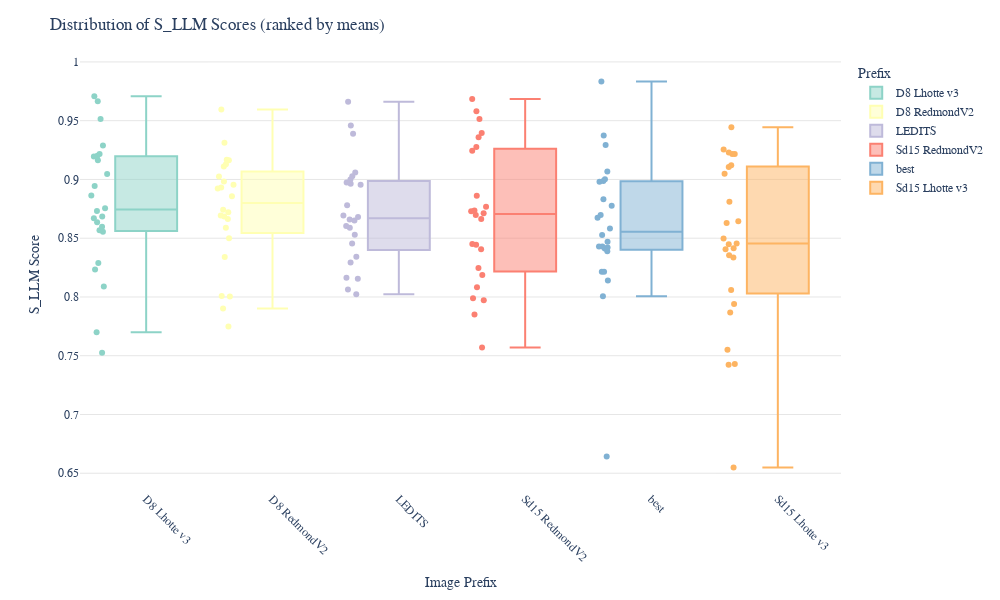

Notebook code for this chart:
### Code cell
import plotly.express as px
import pandas as pd

# Extract prefix from image names
df_gpt["Prefix"] = df_gpt["Image Name"].apply(lambda x: x.split('_')[0].split('-')[0])

# Sort prefixes by mean S_LLM
mean_scores = df_gpt.groupby("Prefix")["S_LLM"].mean().reset_index()
mean_scores = mean_scores.sort_values(by="S_LLM", ascending=False)
ordered_prefixes = mean_scores["Prefix"]

# Create a box plot with strip (jitter) plot overlay
fig = px.box(
    df_gpt,
    x="Prefix",
    y="S_LLM",
    points="all",  # Shows all points with jitter
    color="Prefix",  # Different color per prefix
    category_orders={"Prefix": ordered_prefixes},
    color_discrete_sequence=px.colors.qualitative.Set3,  # Vibrant distinct colors
)

# Customize layout
fig.update_layout(
    title="Distribution of S_LLM Scores (ranked by means)",
    xaxis_title="Image Prefix",
    yaxis_title="S_LLM Score",
    font=dict(family="serif"),
    xaxis=dict(tickangle=45),
    yaxis=dict(gridcolor="rgba(0,0,0,0.1)"),
    height=600,
    width=1000,
    plot_bgcolor="white",
    showlegend=True
)

fig.show()

### Figure 1 — Plotly figure (JSON) as saved in the notebook; plotly's stock layout.template omitted (floating-point values rounded to 4 significant figures)
{"data": [{"alignmentgroup": "True", "boxpoints": "all", "hovertemplate": "Prefix=%{x}<br>S_LLM=%{y}<extra></extra>", "legendgroup": "D8 Lhotte v3", "marker": {"color": "rgb(141,211,199)"}, "name": "D8 Lhotte v3", "notched": false, "offsetgroup": "D8 Lhotte v3", "orientation": "v", "showlegend": true, "type": "box", "x": ["D8 Lhotte v3", "D8 Lhotte v3", "D8 Lhotte v3", "D8 Lhotte v3", "D8 Lhotte v3", "D8 Lhotte v3", "D8 Lhotte v3", "D8 Lhotte v3", "D8 Lhotte v3", "D8 Lhotte v3", "D8 Lhotte v3", "D8 Lhotte v3", "D8 Lhotte v3", "D8 Lhotte v3", "D8 Lhotte v3", "D8 Lhotte v3", "D8 Lhotte v3", "D8 Lhotte v3", "D8 Lhotte v3", "D8 Lhotte v3", "D8 Lhotte v3", "D8 Lhotte v3", "D8 Lhotte v3", "D8 Lhotte v3"], "x0": " ", "xaxis": "x", "y": [0.9514, 0.9201, 0.9288, 0.7524, 0.8863, 0.8568, 0.8555, 0.9164, 0.8669, 0.8732, 0.77, 0.9046, 0.8233, 0.8636, 0.8945, 0.8597, 0.9665, 0.8089, 0.9217, 0.8685, 0.829, 0.9708, 0.9195, 0.8756], "y0": " ", "yaxis": "y"}, {"alignmentgroup": "True", "boxpoints": "all", "hovertemplate": "Prefix=%{x}<br>S_LLM=%{y}<extra></extra>", "legendgroup": "D8 RedmondV2", "marker": {"color": "rgb(255,255,179)"}, "name": "D8 RedmondV2", "notched": false, "offsetgroup": "D8 RedmondV2", "orientation": "v", "showlegend": true, "type": "box", "x": ["D8 RedmondV2", "D8 RedmondV2", "D8 RedmondV2", "D8 RedmondV2", "D8 RedmondV2", "D8 RedmondV2", "D8 RedmondV2", "D8 RedmondV2", "D8 RedmondV2", "D8 RedmondV2", "D8 RedmondV2", "D8 RedmondV2", "D8 RedmondV2", "D8 RedmondV2", "D8 RedmondV2", "D8 RedmondV2", "D8 RedmondV2", "D8 RedmondV2", "D8 RedmondV2", "D8 RedmondV2", "D8 RedmondV2", "D8 RedmondV2", "D8 RedmondV2", "D8 RedmondV2"], "x0": " ", "xaxis": "x", "y": [0.85, 0.9111, 0.9312, 0.8663, 0.9025, 0.8693, 0.8684, 0.8005, 0.8721, 0.9168, 0.8924, 0.8931, 0.8589, 0.8008, 0.9163, 0.8983, 0.7903, 0.9596, 0.8743, 0.8955, 0.8339, 0.7749, 0.8856, 0.913], "y0": " ", "yaxis": "y"}, {"alignmentgroup": "True", "boxpoints": "all", "hovertemplate": "Prefix=%{x}<br>S_LLM=%{y}<extra></extra>", "legendgroup": "LEDITS", "marker": {"color": "rgb(190,186,218)"}, "name": "LEDITS", "notched": false, "offsetgroup": "LEDITS", "orientation": "v", "showlegend": true, "type": "box", "x": ["LEDITS", "LEDITS", "LEDITS", "LEDITS", "LEDITS", "LEDITS", "LEDITS", "LEDITS", "LEDITS", "LEDITS", "LEDITS", "LEDITS", "LEDITS", "LEDITS", "LEDITS", "LEDITS", "LEDITS", "LEDITS", "LEDITS", "LEDITS", "LEDITS", "LEDITS", "LEDITS", "LEDITS"], "x0": " ", "xaxis": "x", "y": [0.8651, 0.9058, 0.868, 0.946, 0.8781, 0.8293, 0.8164, 0.9389, 0.8343, 0.8659, 0.8999, 0.8954, 0.8962, 0.8456, 0.8023, 0.9661, 0.9026, 0.8154, 0.8529, 0.8974, 0.8064, 0.8692, 0.8589, 0.8604], "y0": " ", "yaxis": "y"}, {"alignmentgroup": "True", "boxpoints": "all", "hovertemplate": "Prefix=%{x}<br>S_LLM=%{y}<extra></extra>", "legendgroup": "Sd15 RedmondV2", "marker": {"color": "rgb(251,128,114)"}, "name": "Sd15 RedmondV2", "notched": false, "offsetgroup": "Sd15 RedmondV2", "orientation": "v", "showlegend": true, "type": "box", "x": ["Sd15 RedmondV2", "Sd15 RedmondV2", "Sd15 RedmondV2", "Sd15 RedmondV2", "Sd15 RedmondV2", "Sd15 RedmondV2", "Sd15 RedmondV2", "Sd15 RedmondV2", "Sd15 RedmondV2", "Sd15 RedmondV2", "Sd15 RedmondV2", "Sd15 RedmondV2", "Sd15 RedmondV2", "Sd15 RedmondV2", "Sd15 RedmondV2", "Sd15 RedmondV2", "Sd15 RedmondV2", "Sd15 RedmondV2", "Sd15 RedmondV2", "Sd15 RedmondV2", "Sd15 RedmondV2", "Sd15 RedmondV2", "Sd15 RedmondV2", "Sd15 RedmondV2"], "x0": " ", "xaxis": "x", "y": [0.9244, 0.845, 0.7988, 0.8188, 0.785, 0.9581, 0.8769, 0.8737, 0.873, 0.8697, 0.8082, 0.9359, 0.7971, 0.9684, 0.757, 0.9277, 0.9514, 0.8445, 0.8862, 0.8713, 0.8246, 0.8406, 0.9396, 0.8663], "y0": " ", "yaxis": "y"}, {"alignmentgroup": "True", "boxpoints": "all", "hovertemplate": "Prefix=%{x}<br>S_LLM=%{y}<extra></extra>", "legendgroup": "best", "marker": {"color": "rgb(128,177,211)"}, "name": "best", "notched": false, "offsetgroup": "best", "orientation": "v", "showlegend": true, "type": "box", "x": ["best", "best", "best", "best", "best", "best", "best", "best", "best", "best", "best", "best", "best", "best", "best", "best", "best", "best", "best", "best", "best", "best", "best", "best"], "x0": " ", "xaxis": "x", "y": [0.8831, 0.8214, 0.9067, 0.9003, 0.8583, 0.8987, 0.8981, 0.6642, 0.9373, 0.8698, 0.8429, 0.8413, 0.8389, 0.8776, 0.8471, 0.8139, 0.8527, 0.8674, 0.9294, 0.8007, 0.9834, 0.842, 0.8215, 0.843], "y0": " ", "yaxis": "y"}, {"alignmentgroup": "True", "boxpoints": "all", "hovertemplate": "Prefix=%{x}<br>S_LLM=%{y}<extra></extra>", "legendgroup": "Sd15 Lhotte v3", "marker": {"color": "rgb(253,180,98)"}, "name": "Sd15 Lhotte v3", "notched": false, "offsetgroup": "Sd15 Lhotte v3", "orientation": "v", "showlegend": true, "type": "box", "x": ["Sd15 Lhotte v3", "Sd15 Lhotte v3", "Sd15 Lhotte v3", "Sd15 Lhotte v3", "Sd15 Lhotte v3", "Sd15 Lhotte v3", "Sd15 Lhotte v3", "Sd15 Lhotte v3", "Sd15 Lhotte v3", "Sd15 Lhotte v3", "Sd15 Lhotte v3", "Sd15 Lhotte v3", "Sd15 Lhotte v3", "Sd15 Lhotte v3", "Sd15 Lhotte v3", "Sd15 Lhotte v3", "Sd15 Lhotte v3", "Sd15 Lhotte v3", "Sd15 Lhotte v3", "Sd15 Lhotte v3", "Sd15 Lhotte v3", "Sd15 Lhotte v3", "Sd15 Lhotte v3", "Sd15 Lhotte v3", "Sd15 Lhotte v3"], "x0": " ", "xaxis": "x", "y": [0.8497, 0.9105, 0.7424, 0.9217, 0.881, 0.8355, 0.8644, 0.8415, 0.8405, 0.9216, 0.7429, 0.863, 0.7552, 0.9445, 0.7941, 0.9048, 0.8448, 0.6548, 0.7868, 0.806, 0.9122, 0.8335, 0.9254, 0.923, 0.8455], "y0": " ", "yaxis": "y"}], "layout": {"boxmode": "overlay", "font": {"family": "serif"}, "height": 600, "legend": {"title": {"text": "Prefix"}, "tracegroupgap": 0}, "margin": {"t": 60}, "plot_bgcolor": "white", "showlegend": true, "title": {"text": "Distribution of S_LLM Scores (ranked by means)"}, "width": 1000, "xaxis": {"anchor": "y", "categoryarray": ["D8 Lhotte v3", "D8 RedmondV2", "LEDITS", "Sd15 RedmondV2", "best", "Sd15 Lhotte v3"], "categoryorder": "array", "domain": [0, 1], "tickangle": 45, "title": {"text": "Image Prefix"}}, "yaxis": {"anchor": "x", "domain": [0, 1], "gridcolor": "rgba(0,0,0,0.1)", "title": {"text": "S_LLM Score"}}}}
